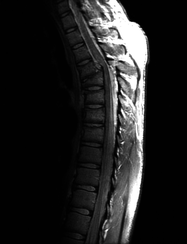
%> input picture Labs/Lab2/Project03-02/Fig0308(a)(fractured_spine).tif, 187 x 244 px, shrunk from 746 x 976 before the run
$ octave main.m   (GNU Octave 9; MATLAB toolbox functions it lacks are replaced by stand-ins)
%> lines starting %> are read from the running program, lines starting %| are printed output that depends on the picture
### Labs/Lab2/Project03-02/imageHist.m
function histVector = imageHist(input)
    histVector = single(zeros(1, 256));
    for i = 1:size(input, 1)
        for j = 1:size(input, 2)
            histVector(input(i, j) + 1) = histVector(input(i, j) + 1) + 1;
        end
    end
end

### Labs/Lab2/Project03-02/histEqualization.m
function [output, T] = histEqualization(input)
    % Get the histogram of the input image
    histVector = imageHist(input);

    % Get the cumulative distribution function of the histogram
    cdf = cumsum(histVector); % cumsum is a great function

    % Normalize the cdf
    cdf = cdf / cdf(end);

    % Get the transformation function
    T = round(255 * cdf);
    T = uint8(T);

    % Apply the transformation function to the input image
    output = T(input + 1);
end

### Labs/Lab2/Project03-02/main.m
clear;
close all;

originalImage = imread('Fig0308(a)(fractured_spine).tif');
%> originalImage is the input picture: size 244x187 uint8; min 0, max 255, mean 32.6

% Display the original image
imshow(originalImage);
title('Original Image');
saveas(gcf, 'originalImage.png');
close all;

% Get the histogram of the original image
input = uint8(originalImage);
histVector = imageHist(input);
%> after the loop in imageHist, `for i = 1:size(input, 1)`: histVector = 256 values, max 26150 at index 2, min 0 at index 256, mean 178.2

% Plot the histogram of the original image
figure;
bar(0:255, histVector);
title('Histogram of the Original Image');
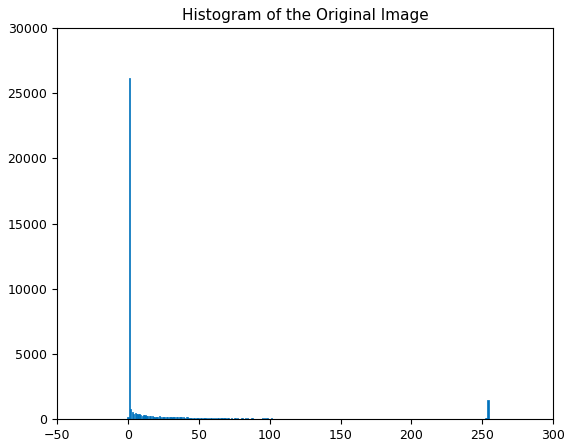
%> figure redrawn from the program's plot data; tallest bar 26150 high, from x = 0.6 to 1.4
saveas(gcf, 'histOriginalImage.png');
close all;

% Get the cumulative distribution function of the histogram
[output, T] = histEqualization(input);
%> in histEqualization, `cdf = cumsum(histVector);`: cdf = 256 values from 167 to 45628
%> in histEqualization, `cdf = cdf / cdf(end);`: cdf = 256 values from 0.00366 to 1
%> in histEqualization, `T = round(255 * cdf);`: T = 256 values from 1 to 255
%> in histEqualization, `output = T(input + 1);`:
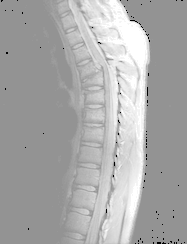
%> output: size 244x187 uint8; min 1, max 255, mean 169.7
%> T = 256 values from 1 to 255

% Plot transformation function
figure;
stairs(0:255, T);
title('Transformation Function');
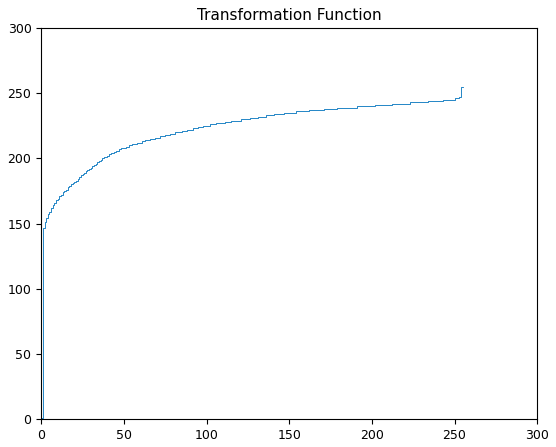
%> figure redrawn from the program's plot data
saveas(gcf, 'transformationFunction.png');
close all;

% Plot the enhanced image
figure;
imshow(output);
title('Enhanced Image');
saveas(gcf, 'enhancedImage.png');
close all;

% Plot the histogram of the enhanced image
histVector = imageHist(output);
%> histVector = 256 values, max 26150 at index 148, min 0 at index 1, mean 178.2
figure;
bar(0:255, histVector);
title('Histogram of the Enhanced Image');
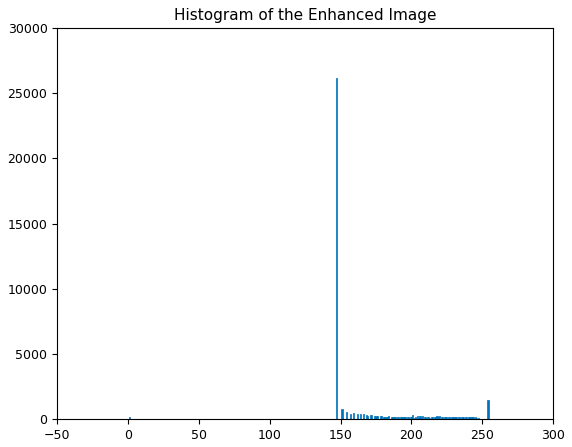
%> figure redrawn from the program's plot data; tallest bar 26150 high, from x = 146.6 to 147.4
saveas(gcf, 'histEnhancedImage.png');
close all;
